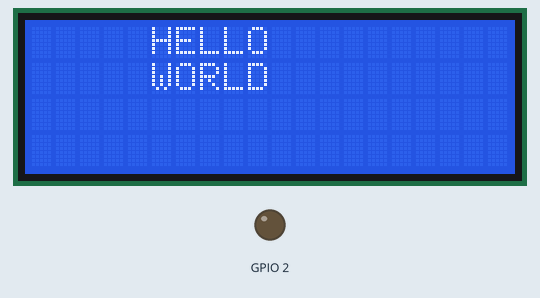
This sketch was run on a simulated ESP8266 (NodeMCU). Parts: 20×4 character LCD, output pins drawn as LEDs (lit = HIGH). Dashed ring = blinking. WiFi joins after 1.5 s; servers stay silent unless stated; what the sketch prints to the serial monitor is not drawn.

Above: at 0.1 s.
At 1.7 s:
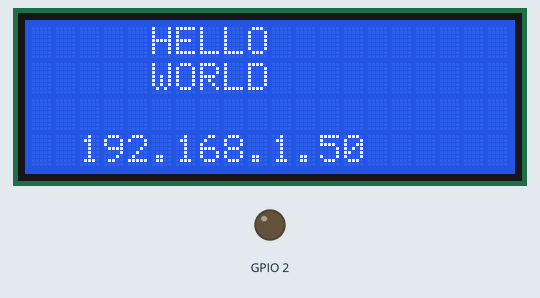
At 3.4 s:
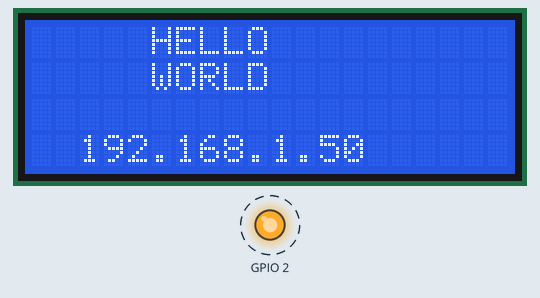
Timing chart, 0 to 130.0 s (numbered marks = the images above):
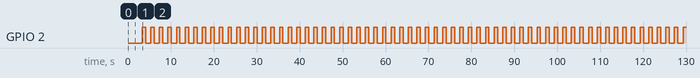

Measured:
- by itself, GPIO 2: alternates HIGH for 0.80 s and LOW for 1.2 s

The sketch:

sketch_knp_default_2.ino
```cpp
#include <LiquidCrystal_I2C.h>
#include <ESP8266WiFi.h>
#include <ESP8266WiFiMulti.h>

ESP8266WiFiMulti WiFiMulti;
LiquidCrystal_I2C lcd(0x3F, 20, 4);

void setup() {

  lcd.begin();

  // Turn on the backlight.
  lcd.backlight();

  // Move the cursor 5 characters to the right and zero characters down (line 1).
  lcd.setCursor(5, 0);

  // Print HELLO to the screen, starting at 5,0.
  lcd.print("HELLO");

  // Move the cursor to the next line and print
  // WORLD.
  lcd.setCursor(5, 1);
  lcd.print("WORLD");

  pinMode(LED_BUILTIN, OUTPUT);     // Initialize the LED_BUILTIN pin as an output
  Serial.begin(74880);
  delay(10);

  // We start by connecting to a WiFi network
  WiFi.mode(WIFI_STA);
  WiFiMulti.addAP("r2d2-ng", "tcmrjdf!wifi");

  Serial.println();
  Serial.println();
  Serial.print("Looking for a WiFi: ");

  while (WiFiMulti.run() != WL_CONNECTED) {
    Serial.print(".");
    delay(500);
  }

  Serial.println("");
  Serial.println("WiFi connected");
  Serial.println("IP address: ");
  Serial.println(WiFi.localIP());
  lcd.setCursor(2, 3);
  lcd.print(WiFi.localIP());
  delay(500);
}

void loop() {
  digitalWrite(LED_BUILTIN, LOW);   // Turn the LED off
  delay(1200);                      // Wait for a 1.2 seconds
  digitalWrite(LED_BUILTIN, HIGH);  // Turn the LED on by making the voltage HIGH
  delay(800);                      // Wait for two seconds
}
```
